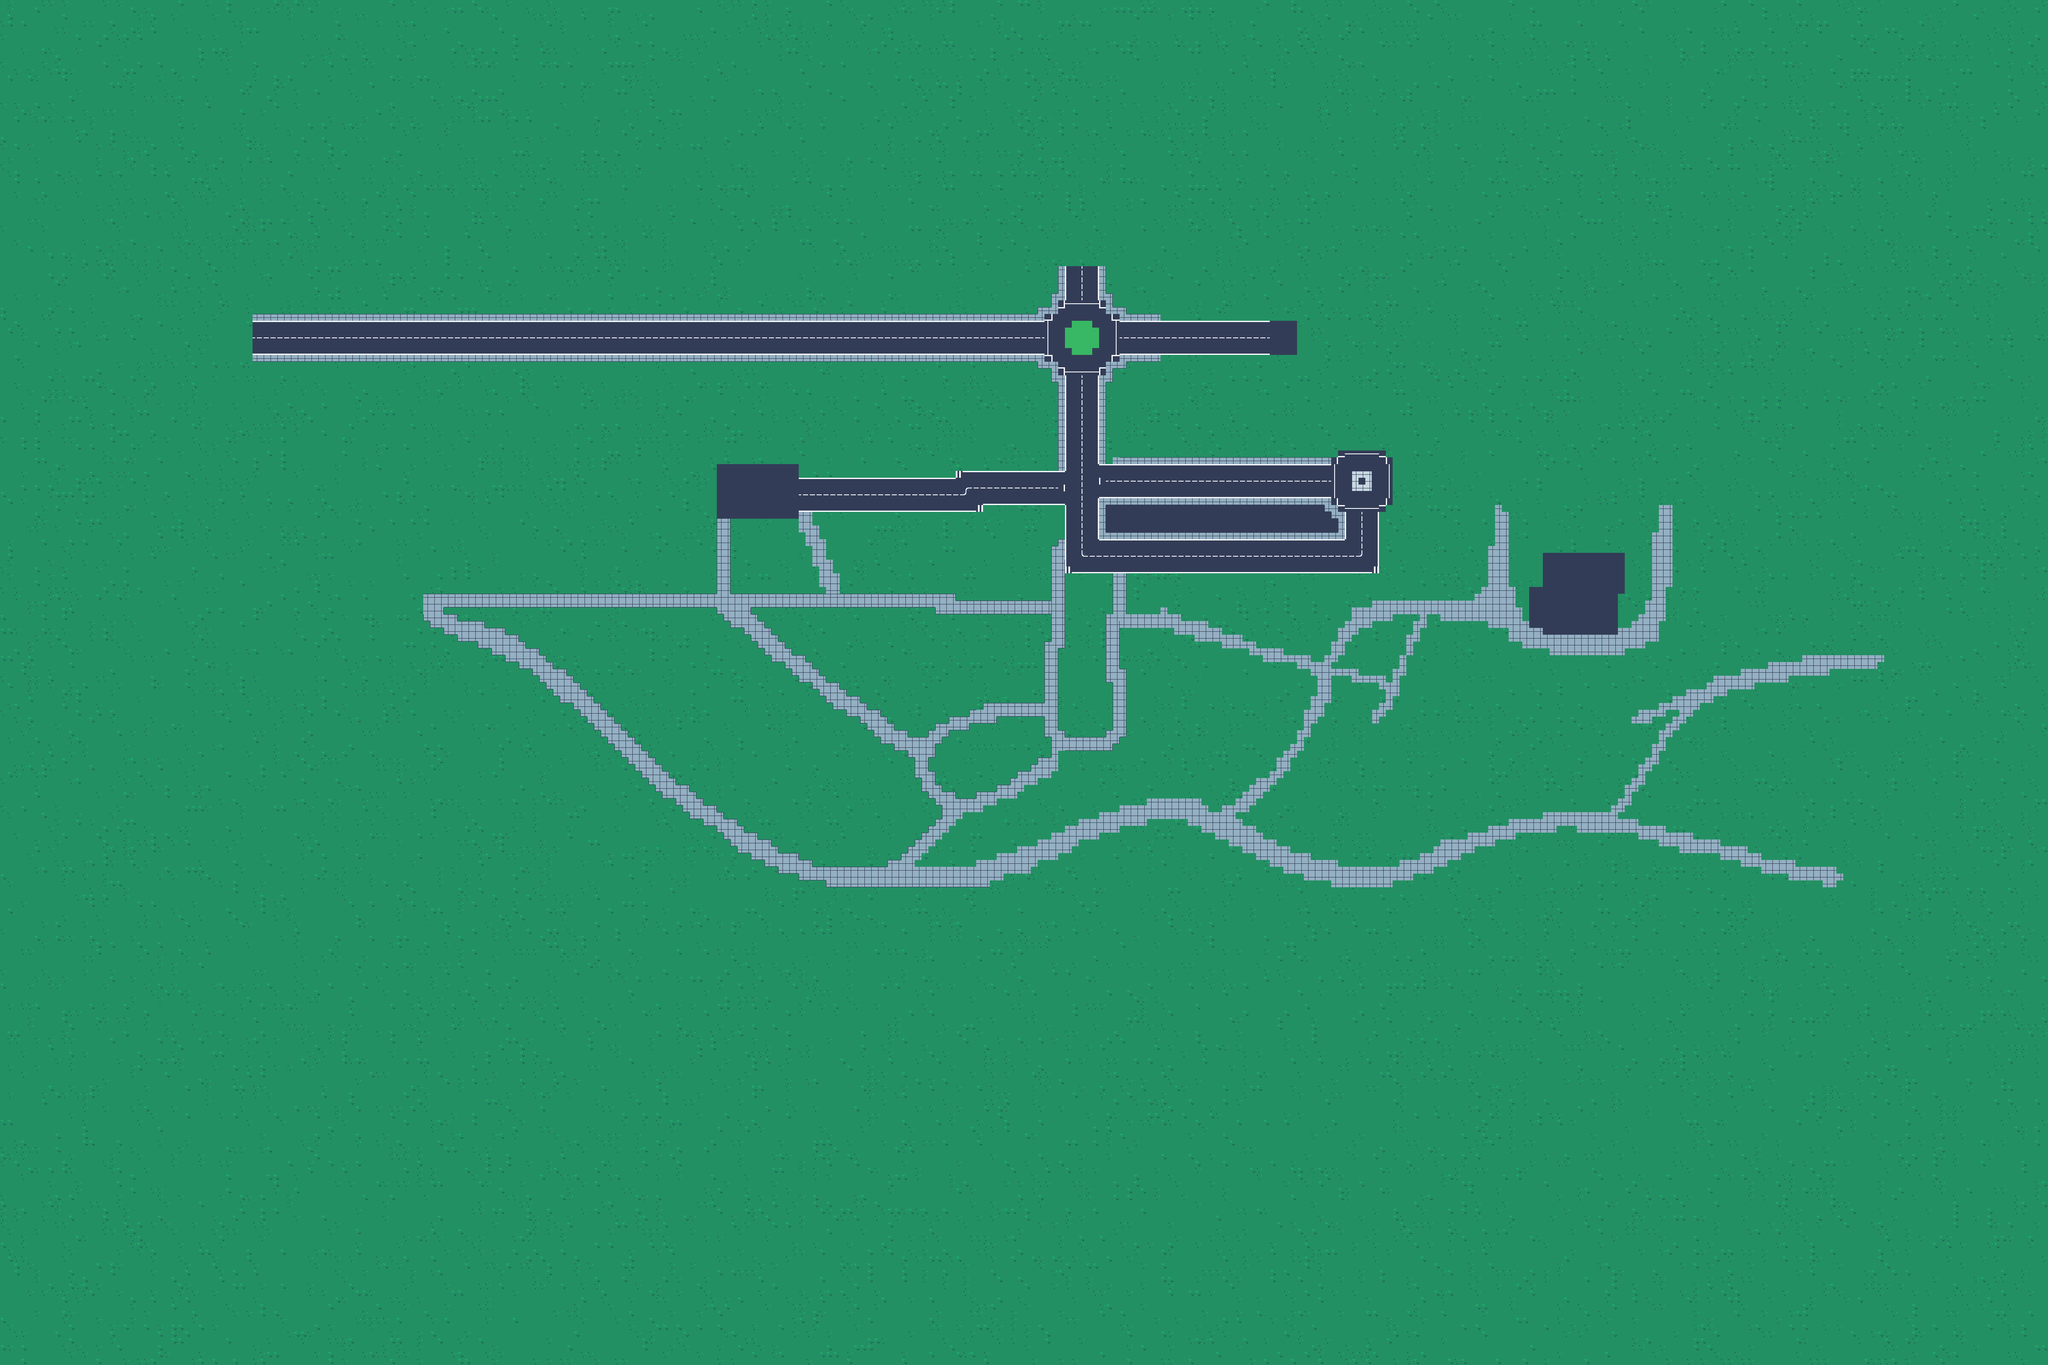

This game map was drawn from its Tiled (.tmx) file and the tilesets committed beside it. A one-line description and the trimmed map source follow:
An orthogonal 300x200 tile map with 16x16 px tiles, 4 tile layers (grass, lakes, roadsPaths, buildings), 3 tilesets and 3 objects (cameraBorder, worldBorder).

<map version="1.10" tiledversion="1.10.2" orientation="orthogonal" renderorder="right-down" width="300" height="200" tilewidth="16" tileheight="16" infinite="0" nextlayerid="9" nextobjectid="5">
 <tileset firstgid="1" source="TinyFarm_Tiles16px.tsx" />
 <tileset firstgid="61" source="campus.tsx" />
 <tileset firstgid="62" source="CP_V1.0.416px.tsx" />
 <layer id="1" name="grass" width="300" height="200">
  <data>[60000 cells, 60000 non-empty, 3 distinct tile ids]</data>
 </layer>
 <objectgroup id="5" name="campus" visible="0">
  <object id="4" gid="61" x="120" y="3118" width="4537" height="2996" />
 </objectgroup>
 <layer id="2" name="lakes" width="300" height="200">
  <data>[60000 cells, 0 non-empty, 0 distinct tile ids]</data>
 </layer>
 <layer id="3" name="roadsPaths" width="300" height="200">
  <data>[60000 cells, 4161 non-empty, 27 distinct tile ids]</data>
 </layer>
 <layer id="4" name="buildings" width="300" height="200">
  <data>[60000 cells, 0 non-empty, 0 distinct tile ids]</data>
 </layer>
 <objectgroup id="6" name="cameraLayer" visible="0">
  <object id="1" name="cameraBorder" x="0" y="0" width="4800" height="3200" />
 </objectgroup>
 <objectgroup id="7" name="collisionLayer" visible="0">
  <object id="2" name="worldBorder" x="1" y="1" width="4798" height="3198" />
 </objectgroup>
 <objectgroup id="8" name="buildingLayer" />
</map>
